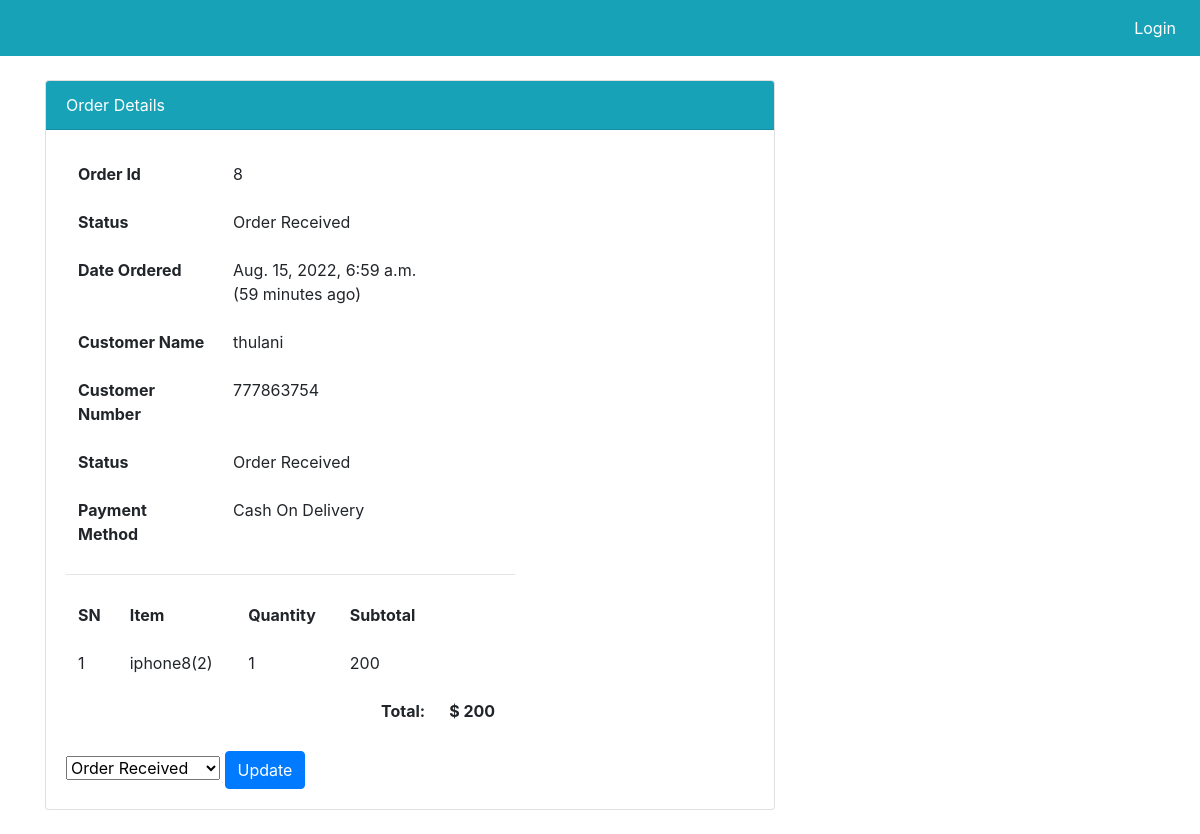
/order_detail/8/, run on the app's committed database.
### dashboard/models.py (models this page shows, shortened)
class Order(models.Model):
    cart = models.OneToOneField(Cart, on_delete=models.CASCADE, null=True,blank=True)
    ordered_by = models.CharField(max_length=200,null=True,blank=True)
    shipping_address = models.CharField(max_length=200,null=True,blank=True)
    mobile = models.CharField(max_length=10,null=True,blank=True)
    email = models.EmailField(null=True, blank=True)
    subtotal = models.PositiveIntegerField(null=True,blank=True)
    total = models.PositiveIntegerField(null=True,blank=True)
    order_status = models.CharField(max_length=50, choices=ORDER_STATUS, null=True,blank=True)
    created_at = models.DateTimeField(auto_now_add=True, null=True,blank=True)
    payment_method = models.CharField(
        max_length=20, choices=METHOD, default="Cash On Delivery")

class CartProduct(models.Model):
    product = models.ForeignKey(Product, on_delete=models.CASCADE,null=True,blank=True)
    cart = models.ForeignKey(Cart, on_delete=models.CASCADE, null=True, blank=True)
    quantity = models.PositiveIntegerField(default=1)
    subtotal = models.PositiveIntegerField(null=True,blank=True)
    ordered =models.BooleanField(default=False)

class Product(models.Model):
    title = models.CharField(max_length=255, null=True)
    slug = models.SlugField(unique= True)
    category = models.CharField(choices=CATEGORY_CHOICES, max_length=2)
    stock_quantity = models.PositiveIntegerField(default=1)
    price = models.FloatField(null=True)
    expiry_date =models.DateTimeField(null=True)
    view_count = models.PositiveIntegerField(default=0)

### dashboard/views.py (the view)
# urls.py: path("order_detail/<int:pk>/", OrderDetailView.as_view(),
class OrderDetailView(DetailView):
    template_name = "skeleton/order_detail.html"
    model = Order
    context_object_name = "ord_obj"
    def get_context_data(self, **kwargs):
        context = super().get_context_data(**kwargs)
        context["allstatus"] = ORDER_STATUS
        return context

### templates/skeleton/order_detail.html (shortened to what this page needs)
{% extends "body/base.html" %}
{% load crispy_forms_tags %}
{% block content %}
<div class="container">
    <div class="row my-4">
        <div class="col-md-8">
            <div class="card">
                <div class="card-header bg-info text-white">
                   Order Details
                </div>
                <div class="card-body">
                    <div class="row">
                        <div class="col-md-8">
                            <table class="table bg-white table-borderless">
                                <tbody>
                                    <tr>
                                        <th scope="row">Order Id</th>
                                        <td>{{ ord_obj.id }}</td>
                                    </tr>
                                    <tr>
                                        <th scope="row">Status</th>
                                        <td>{{ ord_obj.order_status }}</td>
                                    </tr>
                                    <tr>
                                        <th scope="row">Date Ordered</th>
                                        <td>{{ord_obj.created_at}}({{ord_obj.created_at|timesince}} ago)</td>
                                    </tr>
                                    <tr>
                                        <th scope="row">Customer Name</th>
                                        <td>{{ ord_obj.ordered_by }}</td>
                                    </tr>
                                    <tr>
                                        <th scope="row">Customer Number</th>
                                        <td>{{ ord_obj.mobile }}</td>
                                    </tr>
                                    <tr>
                                        <th scope="row">Status</th>
                                        <td>{{ ord_obj.order_status }}</td>
                                    </tr>
                                    <tr>
                                        <th scope="row">Payment Method</th>
                                        <td>{{ ord_obj.payment_method }}</td>
                                    </tr>
                                </tbody>
                            </table>
                            <hr>
                            <table class="table bg-white table-borderless">
                                <thead>
                                    <tr>
                                        <th>SN</th>
                                        <th>Item</th>
                                        <th>Quantity</th>
                                        <th>Subtotal</th>
                                    </tr>
                                </thead>
                                <tbody>
                                    {% for cp in ord_obj.cart.cartproduct_set.all %}
                                    <tr>
                                        <td>{{forloop.counter}}</td>
                                        <td>{{cp.product.title}}({{cp.product.id}})</td>
                                        <td>{{cp.quantity}}</td>
                                        <td>{{cp.subtotal}}</td>
                                    </tr>
                                    {% endfor %}
                                    <tr>
                                        <th colspan="4" class="text-right">Total: </th>
                                        <th>$ {{ord_obj.total}}</th>
                                    </tr>
                                </tbody>
                            </table>
                            <form action="{% url 'change_status' ord_obj.id %}" method='POST'>
                                <select name="status">
                                    {% for i, j in allstatus %}
                                    <option value="{{i}}" {% if i == ord_obj.order_status %}selected{% endif %}>{{j}}</option>
                                    {% endfor %}
                                </select>
                                <button class='btn btn-primary'>Update</button>
                            </form>
                        </div>
                    </div>
                </div>
            </div>
        </div>
    </div>
</div>
{% endblock  %}

### templates/body/base.html (shortened to what this page needs)
{% load static %}
<!doctype html>
<html lang="en">
  <head>
    <link rel="stylesheet" href="https://cdn.jsdelivr.net/npm/bootstrap@4.6.2/dist/css/bootstrap.min.css">
    <link rel='stylesheet' href="{% static '/style.css' %}">
  </head>
  <body>
    {% include 'body/header.html' %}
    {% block content %}
    {% endblock %}
  </body>
</html>

### templates/body/header.html (shortened to what this page needs)
<nav class="navbar navbar-expand-lg navbar-info bg-info">
    {% if user.is_authenticated %}
    <div class="container">
        <a class="navbar-brand text-white" href="{% url 'index' %}">Stocks</a>
        <button class="navbar-toggler" type="button" data-toggle="collapse" data-target="#navbarSupportedContent"
            aria-controls="navbarSupportedContent" aria-expanded="false" aria-label="Toggle navigation">
            <span class="navbar-toggler-icon"></span>
        </button>
        <div class="collapse navbar-collapse" id="navbarSupportedContent">
            <ul class="navbar-nav ml-auto">
              <!--  <li class="nav-item active">
                    <a class="nav-link text-white" href="profile.html">Admin Profile <span
                            class="sr-only">(current)</span></a>
                </li>-->
                <li class="nav-item">
                    <a class="nav-link text-white" href="{% url 'logout' %}">Logout</a>
                </li>
            </ul>
            {% else %}
            <ul class="navbar-nav ml-auto">
                <li class="nav-item">
                    <a class="nav-link text-white" href="{% url 'login' %}">Login</a>
                </li>
            </ul>
            {% endif %}
</nav>

### data on the page
Order: id "8", order_status "Order Received", created_at "Aug. 15, 2022, 6:59 a.m.", created_at "59 minutes", ordered_by "thulani", mobile "777863754", payment_method "Cash On Delivery", total "200", status "Order Received"
CartProduct: product "iphone8", product.id "2", quantity "1", subtotal "200"
